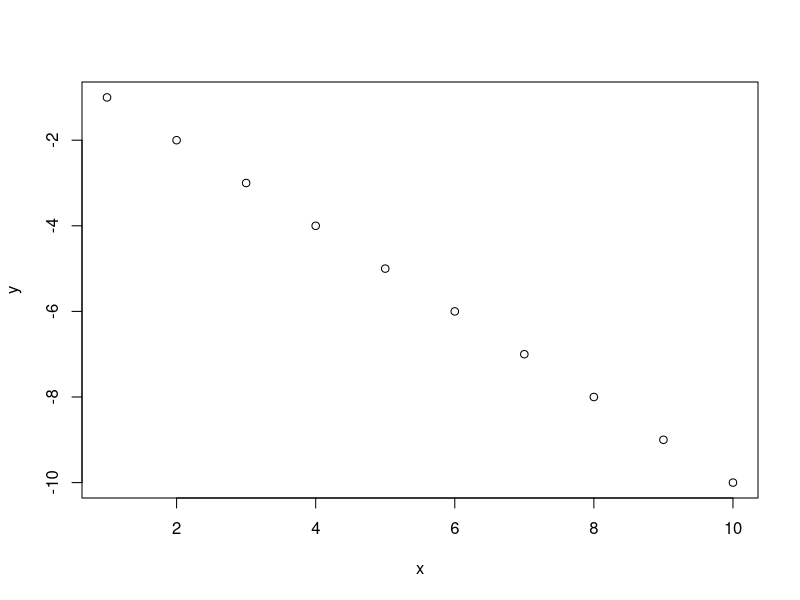

This figure's R source:
# 1. 基本的な使い方
# 1.1 式の入力
### 計算式を入力すると結果を出力する。
1+2
sin(pi/2)
sqrt(2)

# 1.2 変数
### 変数に何かを代入するには <- を使う。
x <- 4 * 3
x

# 1.3 ベクトル
### c(○, △, □,...) とするとベクトルを作ることができる。
### 1刻みの場合など規則性があるものは簡単に作れる。また，要素を取り出したり代入するには [ ] を使う。
x <- c(1,2,3,4,5)
x

x <- 5:10
x

x <- c(2,4,6,8,10)            #ベクトルxの2番目を表示
x[2]

x[3] <- 12                    #ベクトルxの3番目に代入
x

# 1.4 行列
### 行列を作るには matrix() を用いる。
### これはベクトルから行列を作るやり方。
x <- 1:6
y <- matrix(x,2,3)            #ベクトルxをもとに行数2, 列数3の行列を作成
y

### 初期値を指定して行列を作成。ベクトルと同様に要素を取り出したり代入する時は [ ] を使う。
x <- matrix(0,2,3)            #全ての要素が0の行数2, 列数3の行列を作成
x

### 行ごと、列ごとに代入することもできる。
x[2,] <- c(5,6,7)             #行列xの2行目にベクトルを代入
x

x[,3] <- c(2,3)               #行列xの3列目にベクトルを代入
x

#行名・列名は以下のように指定可能
rownames(x) <- c("A","B")
colnames(x) <- c("name","height","weight")
x

#最大値・最小値
max(1,2,3)
min(1,2,3)

# 2. 余力のあるひと
# 2.1 制御文
# 2.1.1 条件分岐
### 条件で場合分けしたい場合は if,else を使う。
### if(<条件式>)<式1>else<式2>
a <- rnorm(1)                 #ランダムに数を1つ生成してaに代入
a

if(a>=0){
  print("p")                  #aが0以上なら"p"と表示
}else{
  print("m")                  #aが負なら"m"と表示
}

# 2.1.2 繰り返し
### 同じ処理を繰り返す場合は for を使う。
### for(<変数>in<値の列>)<繰り返したい式>
x <- 5:15
wa <- 0
for(i in 1:length(x)){        #iを1,2,...(xの長さ)まで変化させる
  wa <- wa + x[i]             #waにxのi番目を足す
}
wa                            #waには5+6+...+15の結果が入る

# 2.2 プロット
### 作図するには plot() を使う。
x <- 1:10
y <- -(1:10)
plot(x,y)                     #xとyをプロットする


### 以下より演習の答えになります。
# 2.3 for文, 行列演習
# 演習1
mat <- matrix(0,4,5)
for(i in 1:5){
  mat[2,i] <- i
}
print(mat)

# 演習2
mat <- matrix(0,4,5)
for(i in 1:4){
  mat[i,2] <- i
}
print(mat)

# 演習3
mat <- matrix(0,4,5)
for(i in 1:4){
  for(j in 1:5){
    mat[i,j] <- i+j
  }
}
print(mat)
